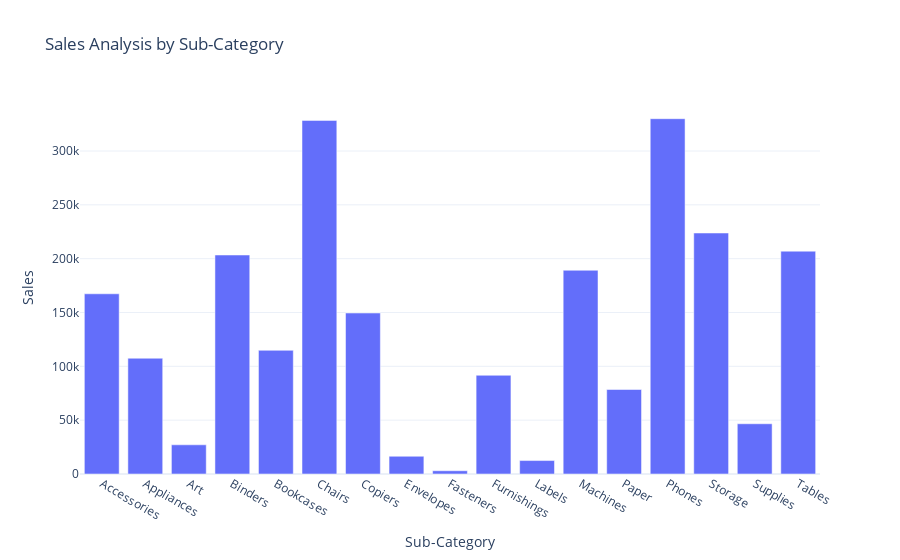

The code cell stored with this chart in its notebook:
### Code cell
#Sales by sub-category
sales_by_subcat = data.groupby('Sub-Category')['Sales'].sum().reset_index()
fig = px.bar(sales_by_subcat,x = 'Sub-Category',y = 'Sales',title = 'Sales Analysis by Sub-Category')
fig.show()

### Figure 1 — Plotly figure (JSON) as saved in the notebook; plotly's stock layout.template omitted (floating-point values rounded to 4 significant figures)
{"data": [{"alignmentgroup": "True", "hovertemplate": "Sub-Category=%{x}<br>Sales=%{y}<extra></extra>", "legendgroup": "", "marker": {"color": "#636efa", "pattern": {"shape": ""}}, "name": "", "offsetgroup": "", "orientation": "v", "showlegend": false, "textposition": "auto", "type": "bar", "x": ["Accessories", "Appliances", "Art", "Binders", "Bookcases", "Chairs", "Copiers", "Envelopes", "Fasteners", "Furnishings", "Labels", "Machines", "Paper", "Phones", "Storage", "Supplies", "Tables"], "xaxis": "x", "y": [167400.0, 107500.0, 27120.0, 203400.0, 114900.0, 328400.0, 149500.0, 16480.0, 3024.0, 91710.0, 12490.0, 189200.0, 78480.0, 330000.0, 223800.0, 46670.0, 207000.0], "yaxis": "y"}], "layout": {"autosize": true, "barmode": "relative", "legend": {"tracegroupgap": 0}, "title": {"text": "Sales Analysis by Sub-Category"}, "xaxis": {"anchor": "y", "autorange": true, "domain": [0, 1], "range": [-0.5, 16.5], "title": {"text": "Sub-Category"}, "type": "category"}, "yaxis": {"anchor": "x", "autorange": true, "domain": [0, 1], "range": [0, 347400.0], "title": {"text": "Sales"}, "type": "linear"}}}
